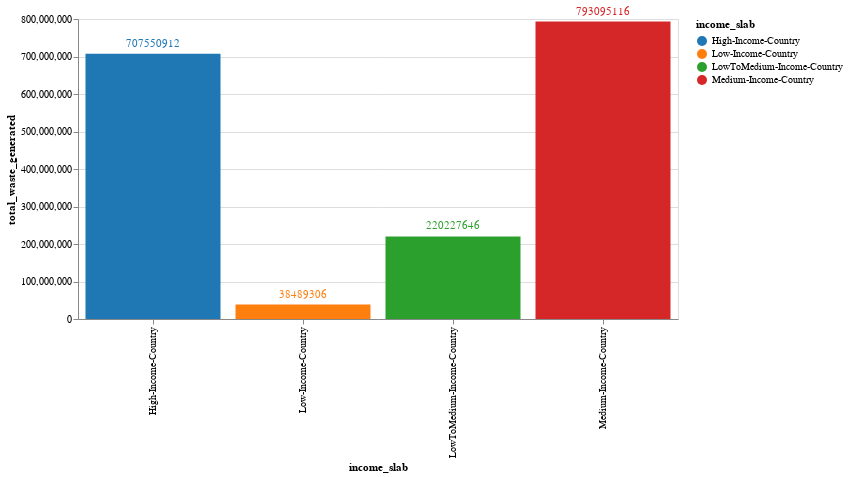

Write notebook code for a chart like this one.
### Code cell
import altair as alt

alt.renderers.enable("mimetype")
bars = alt.Chart(analyze_df).mark_bar().encode(
    x="income_slab",
    y="total_waste_generated",
    color=alt.Color('income_slab:N', scale=alt.Scale(scheme='category10'))
).properties(
    width=600,
    height=300
)

labels = bars.mark_text(
    align='center',
    baseline='bottom',
    dy=-5  # adjust offset to avoid overlapping with bars
).encode(
    text='total_waste_generated'
)

(bars + labels).properties(
    width=600,
    height=300
)

### Figure 1 — Vega-Lite specification as saved in the notebook (floating-point values rounded to 4 significant figures)
{"$schema": "https://vega.github.io/schema/vega-lite/v4.17.0.json", "config": {"view": {"continuousHeight": 300, "continuousWidth": 400}}, "data": {"name": "data-b3aa8893932bf60ae783de08599c301a"}, "datasets": {"data-b3aa8893932bf60ae783de08599c301a": [{"income_slab": "High-Income-Country", "total_waste_generated": 707550912}, {"income_slab": "Low-Income-Country", "total_waste_generated": 38489306}, {"income_slab": "LowToMedium-Income-Country", "total_waste_generated": 220227646}, {"income_slab": "Medium-Income-Country", "total_waste_generated": 793095116}]}, "height": 300, "layer": [{"encoding": {"color": {"field": "income_slab", "scale": {"scheme": "category10"}, "type": "nominal"}, "x": {"field": "income_slab", "type": "nominal"}, "y": {"field": "total_waste_generated", "type": "quantitative"}}, "height": 300, "mark": "bar", "width": 600}, {"encoding": {"color": {"field": "income_slab", "scale": {"scheme": "category10"}, "type": "nominal"}, "text": {"field": "total_waste_generated", "type": "quantitative"}, "x": {"field": "income_slab", "type": "nominal"}, "y": {"field": "total_waste_generated", "type": "quantitative"}}, "height": 300, "mark": {"align": "center", "baseline": "bottom", "dy": -5, "type": "text"}, "width": 600}], "width": 600}
